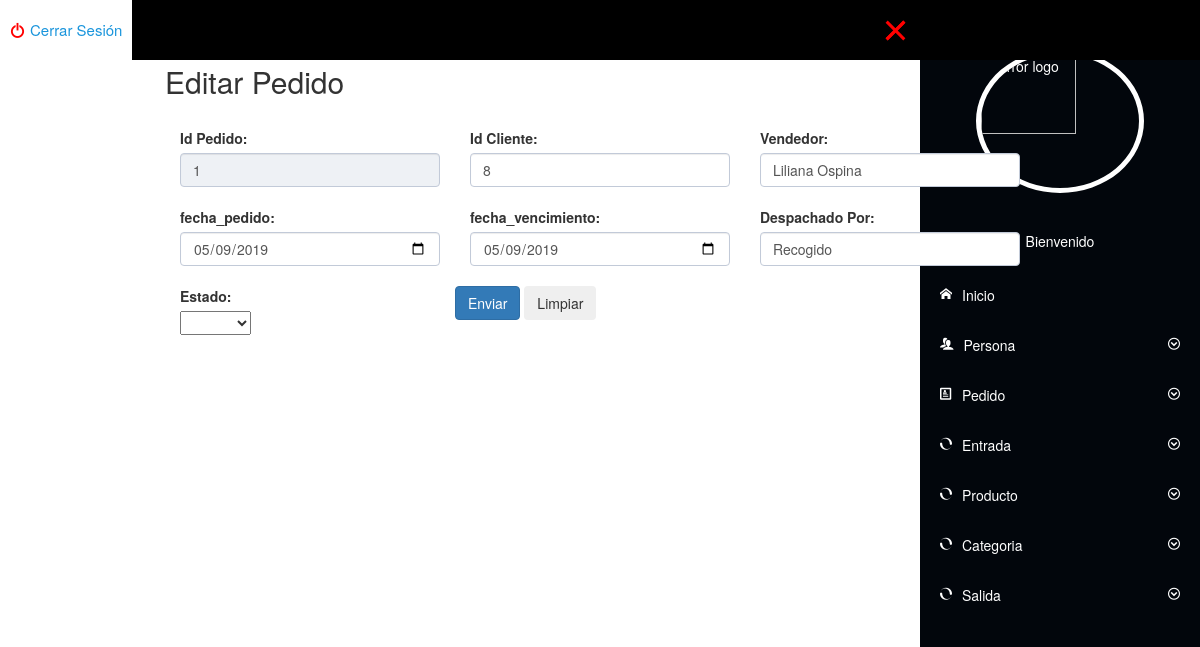
/View/contents/Order/Order/edit_pedido.php?id_pedido=1, run on the app's committed database.
### tables this page shows
CREATE TABLE `tbl_pedido` (
  `id_pedido` int(11) NOT NULL,
  `Persona_id_persona` int(11) NOT NULL,
  `num_fact` int(11) NOT NULL,
  `vendedor` varchar(45) NOT NULL,
  `fecha_pedido` date NOT NULL,
  `fecha_vencimiento` date NOT NULL,
  `despachado_por` varchar(45) NOT NULL,
  `estado` tinyint(1) NOT NULL,
  `comentarios` text
);

### Model/config.php (called while the page is built, shortened)
<?php
	class conexion
	{
		private $servername = "localhost";
		private $username = "root";
		private $password = "";
		public function __CONSTRUCT()
		{
		try {
		    $this->conexion = new PDO("mysql:host=$this->servername;dbname=s.i.r;charset=utf8", $this->username, $this->password);
		    }catch(PDOException $e){
		    echo "Connection failed: " . $e->getMessage();
    }
		}
	}
?>

### Controller/orderController.php (called while the page is built, shortened)
<?php
include_once 'Model/config.php';
class Pedido_Controller extends Conexion
{
	public function buscar($id_pedido)
	{
		$buscar="SELECT * FROM tbl_pedido where id_pedido=?";
		try {
			$resultado=$this->conexion->prepare($buscar);
			$resultado->execute(array($id_pedido));
			$datos=$resultado->fetch(PDO::FETCH_OBJ);
			$pedido= new Pedido();
			$pedido->__SET('id_pedido',$datos->id_pedido);
			$pedido->__SET('Persona_id_persona',$datos->Persona_id_persona);
			$pedido->__SET('vendedor',$datos->vendedor);
			$pedido->__SET('fecha_pedido',$datos->fecha_pedido);
			$pedido->__SET('fecha_vencimiento',$datos->fecha_vencimiento);
			$pedido->__SET('despachado_por',$datos->despachado_por);
			$pedido->__SET('estado',$datos->estado);
			return $pedido;
		} catch (Exception $e) {
			echo "error al buscar ".$e->getMessage();
		}
	}
}
?>

### Model/orderModel.php (called while the page is built, shortened)
<?php
class Pedido
{
	public function __GET($att)
	{
		return $this->$att;
	}
}
?>

### View/contents/Order/Order/edit_pedido.php (the view, shortened to what this page needs)
<?php
$control = new Pedido_Controller();
$resultado=$control->buscar($_GET['id_pedido']);
require "global.php";
require "menu.php";
?>
<!DOCTYPE html>
<html>
<head>
	<link rel="stylesheet" href="../../../Assets/form_bootstrap/css/bootstrap.min.css">
	<link rel="stylesheet" href="../../../Assets/parsley/css/parsley.css"">
</head>
<body>
    <br><br>
	<div class="container card card-body mb-5 mt-5">
		<h2 class="mt-3 ml-2">Editar Pedido</h2>
<form action="#" method="post" id="validate_form" class="ml-2">
	<br>
			<div class="form-row">
				<div class="col-md-4 mb-3">
	     <label>Id Pedido:</label><br>
	<input type="numbre"  class="form-control" name="id_pedido"  value="<?php echo $resultado->id_pedido; ?>"  disabled >  <br>
	</div>
	<div class="col-md-4 mb-3">
	    <label>Id Cliente:</label><br>
	<input type="number"  class="form-control" name="Persona_id_persona" placeholder="nombre" value="<?php echo $resultado->Persona_id_persona; ?>" required="" >  <br>
</div>
    <div class="col-md-4 mb-3">
	<label>Vendedor:</label><br>
	<input type="text"  class="form-control" name="vendedor" placeholder="nombre" value="<?php echo $resultado->vendedor; ?>"  required="" >  <br>
</div>
    <div class="col-md-4 mb-3">
	<label>fecha_pedido:</label><br>
	<input type="date"  class="form-control" name="fecha_pedido" placeholder="nombre" value="<?php echo $resultado->fecha_pedido; ?>" required="" >  <br>
</div>
    <div class="col-md-4 mb-3">
	<label>fecha_vencimiento:</label><br>
	<input type="date"  class="form-control" name="fecha_vencimiento" placeholder="nombre" value="<?php echo $resultado->fecha_vencimiento; ?>" required="" >  <br>
</div>
    <div class="col-md-4 mb-3">
	<label>Despachado Por:</label><br>
	<input type="text"  class="form-control" name="despachado_por" placeholder="nombre" value="<?php echo $resultado->despachado_por; ?>"  required="" >  <br>
</div>
<div class="col-md-4 mb-3">
	<label>Estado:</label><br>
	<select  name="estado" class="custom-select" title="Selecciona Categoria!" required="">
	         <option value="<?php echo $resultado->estado; ?>"></option>
             <option value="1">Activo</option>
    </select><br>
</div>
</div>
	<input type="submit" name="enviar" class="btn btn-primary" value="Enviar">
	<input type="reset" value="Limpiar" class="btn btn-secondary">
		</form>
 </div>
</body>
</html>

### public/css/general-view.css (style rules this page uses)
* { margin: 0; padding: 0; -webkit-box-sizing: border-box; -moz-box-sizing: border-box; box-sizing: border-box; }
body { line-height: 18px; }

### public/css/parsley.css (style rules this page uses)
.container { width:900px; height: 500px; }

### View/contents/Order/Order/edit_pedido.php (style rules this page uses)
.container { width:900px; height: 480px; }

### data on the page
tbl_pedido: id_pedido "1", Persona_id_persona "8", vendedor "Liliana Ospina", fecha_pedido "05/09/2019", fecha_vencimiento "05/09/2019", despachado_por "Recogido"
